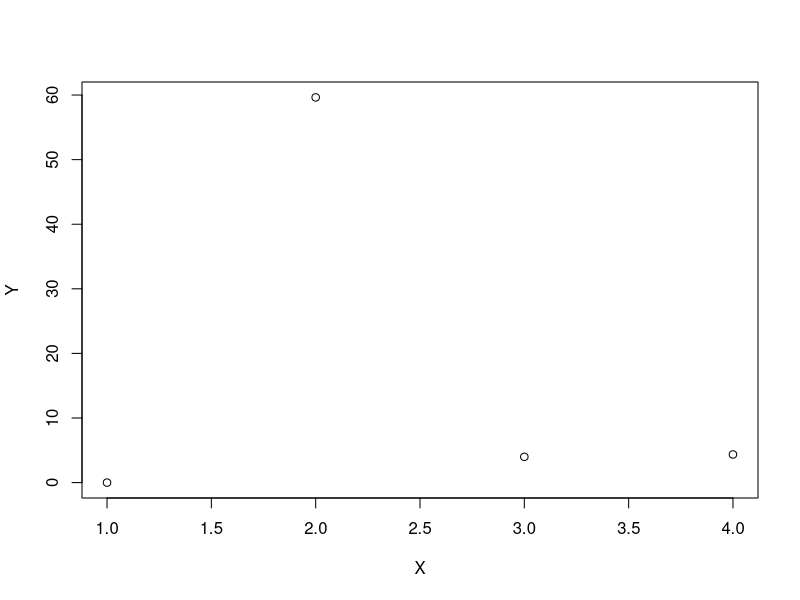
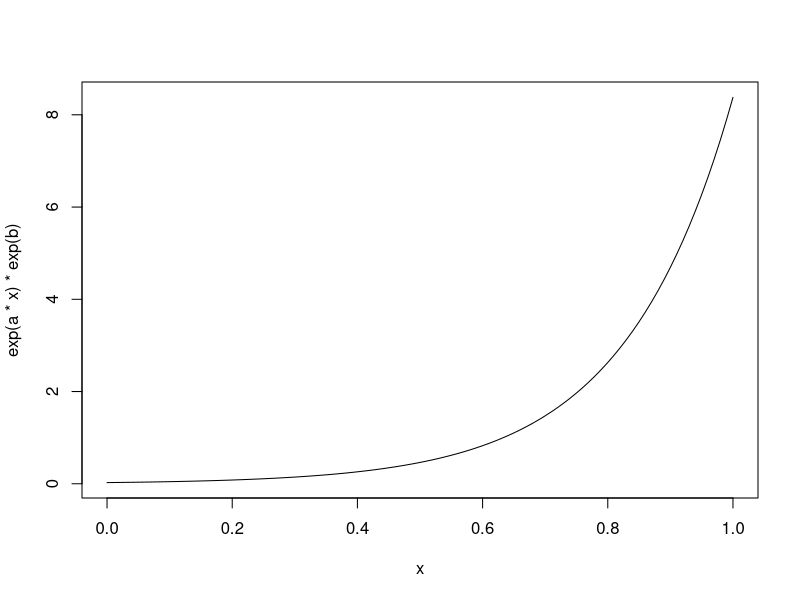

Write the R code that produced these figures, in order.
x <- c(1, 2, 3, 4)
y <- c(1, log(2) * exp(20 * 3), 54, 78)
n <- length(x)


NonLinReg <- function(X, Y) {
    Y <- log(Y)
    a <- CalcA(X, Y)
    b <- CalcB(X, Y)
    plot(X, Y)
    curve(exp(a * x) * exp(b))
}

CalcA <- function(X, Y) {
    sumX <- Summary(X)
    sumY <- Summary(Y)
    sumXY <- Summary(X, Y)
    sumXSquared <- Summary(X, X)

    upper <- (sumXY * n) - (sumY * (-sumX))
    lower <- (sumXSquared * n) - (sumX * (-sumX))
    return(upper / lower)
}

CalcB <- function(X, Y) {
    sumX <- Summary(X)
    sumY <- Summary(Y)
    sumXY <- Summary(X, Y)
    sumXSquared <- Summary(X, X)

    upper <- (sumX * sumY) - (sumX * sumXY)
    lower <- (sumXSquared * n) - (sumX * (-sumX))
    return(upper / lower)
}

Summary <- function(X, Y) {
    sum <- 0

    if (missing(Y)) {
        for (i in seq_along(X)) {
            sum <- sum + X[i]
        }
        return(sum)
    }

    for (i in seq_along(X)) {
        sum <- sum + X[i] * Y[i]
    }
    return(sum)
}
NonLinReg(x, y)

